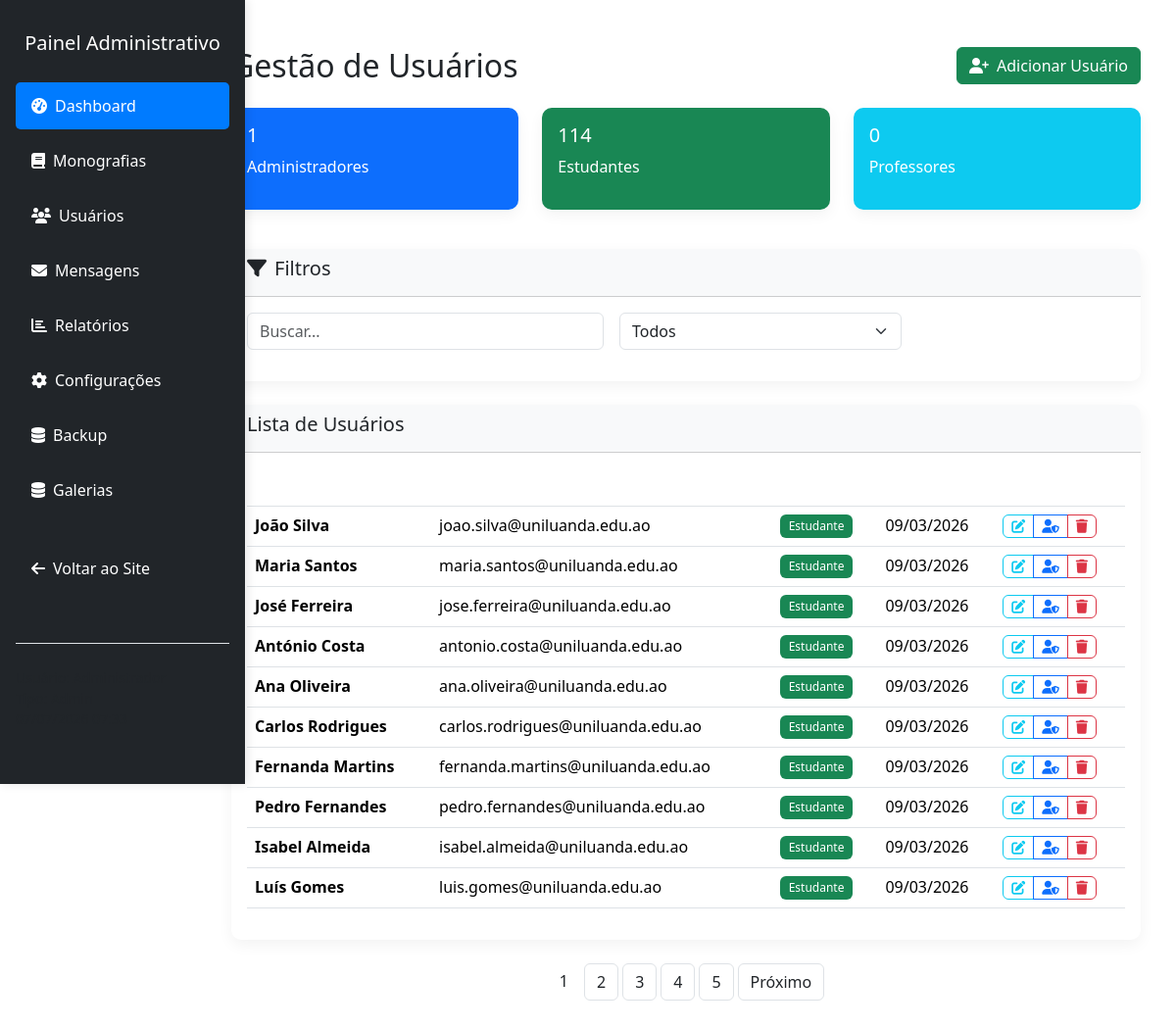
The app's page /admin/usuarios.php (signed in), older data.
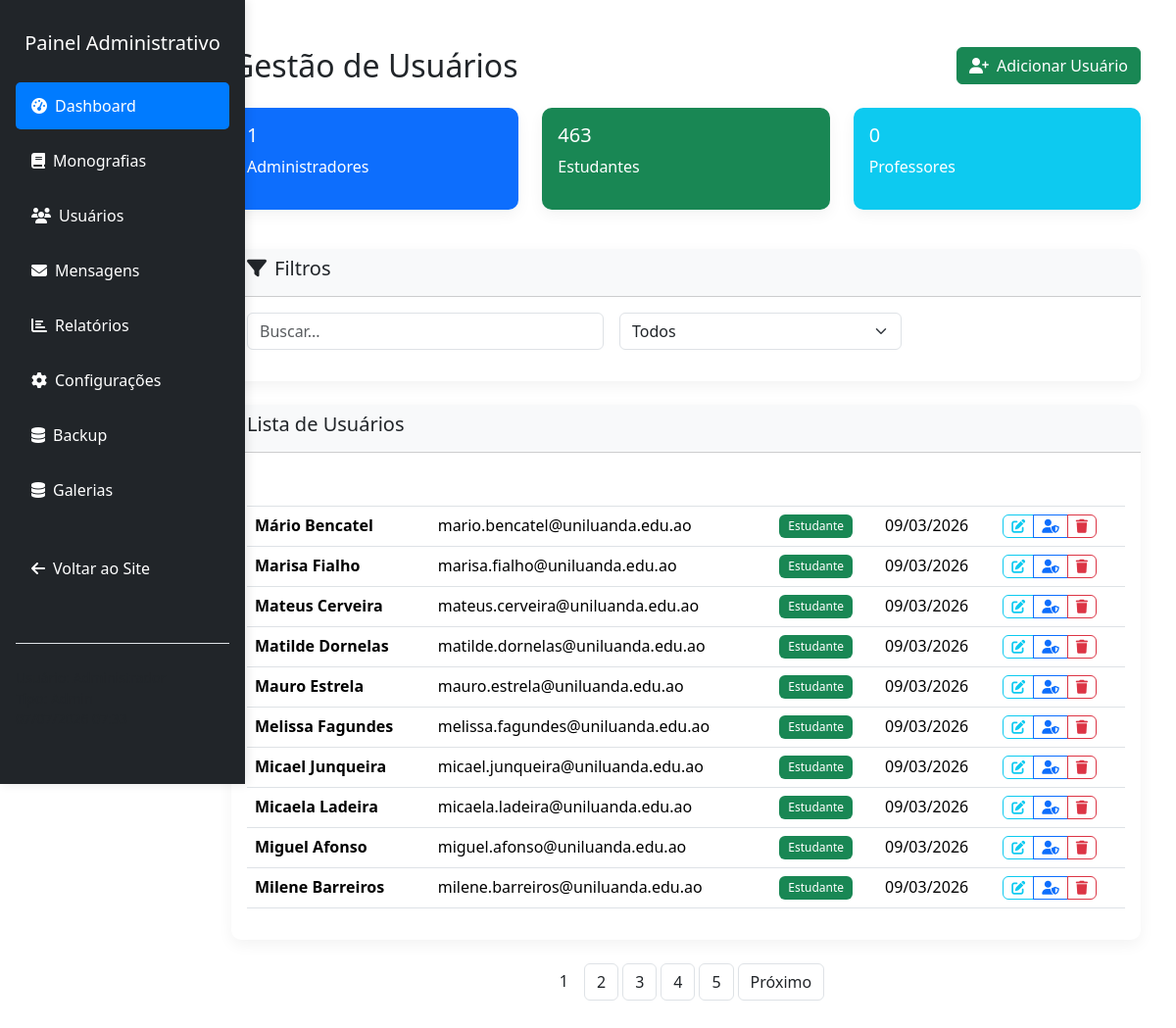
The same page, newer data.
### tables this page shows
CREATE TABLE `usuarios` (
  `id` int NOT NULL AUTO_INCREMENT,
  `nome` varchar(100) NOT NULL,
  `email` varchar(100) NOT NULL,
  `password` varchar(255) NOT NULL,
  `tipo` enum('admin','estudante','professor') DEFAULT 'estudante',
  `foto` varchar(255) DEFAULT 'default.png',
  `data_criacao` timestamp NULL DEFAULT CURRENT_TIMESTAMP,
  `data_atualizacao` timestamp NULL DEFAULT CURRENT_TIMESTAMP ON UPDATE CURRENT_TIMESTAMP,
  PRIMARY KEY (`id`),
  UNIQUE KEY `email` (`email`)
);

### admin/usuarios.php (the view, shortened to what the changed rows need)
<?php
require_once '../includes/config.php';
require_once '../includes/head.php';
    ?>
    <?php
$page = isset($_GET['page']) ? (int)$_GET['page'] : 1;
$limit = 10;
$offset = ($page - 1) * $limit;
$tipo = isset($_GET['tipo']) ? $_GET['tipo'] : '';
$search = isset($_GET['search']) ? sanitizeInput($_GET['search']) : '';
$query = "SELECT * FROM usuarios WHERE 1=1";
$params = [];
$countQuery = "SELECT COUNT(*) as total FROM ($query) as total_query";
$countStmt = $db->prepare($countQuery);
$countStmt->execute();
$totalRecords = $countStmt->fetch(PDO::FETCH_ASSOC)['total'];
$totalPages = ceil($totalRecords / $limit);
$query .= " ORDER BY data_criacao DESC LIMIT :limit OFFSET :offset";
$params[':limit'] = $limit;
$params[':offset'] = $offset;
$stmt = $db->prepare($query);
foreach ($params as $key => $value) {
    if ($key === ':limit' || $key === ':offset') {
        $stmt->bindValue($key, $value, PDO::PARAM_INT);
    } else {
        $stmt->bindValue($key, $value);
    }
}
$stmt->execute();
$usuarios = $stmt->fetchAll(PDO::FETCH_ASSOC);
$statsQuery = "SELECT tipo, COUNT(*) as count FROM usuarios GROUP BY tipo";
$statsStmt = $db->query($statsQuery);
$stats = $statsStmt->fetchAll(PDO::FETCH_ASSOC);
$tipoCounts = ['admin'=>0,'estudante'=>0,'professor'=>0];
foreach ($stats as $stat) { $tipoCounts[$stat['tipo']] = $stat['count']; }
?>
<!DOCTYPE html>
<html lang="pt-pt">
<head>
</head>
<body>
<div class="container-fluid py-4">
    <div class="row">
        <?php include 'sidebar.php'; ?>
        <div class="col-md-9 col-lg-10 ms-auto">
            <div class="p-4">
                <div class="d-flex justify-content-between align-items-center mb-4">
                    <h2 class="mb-0">Gestão de Usuários</h2>
                </div>
                <div class="row mb-4">
                    <div class="col-md-4 mb-3"><div class="card bg-success text-white"><div class="card-body"><h5><?php echo $tipoCounts['estudante']; ?></h5><p>Estudantes</p></div></div></div>
                </div>
                <div class="card">
                    <div class="card-body">
                        <?php if (count($usuarios) > 0): ?>
                        <div class="table-responsive">
                            <table class="table table-hover">
                                <thead><tr><th>Usuário</th><th>Email</th><th>Tipo</th><th>Data</th><th>Ações</th></tr></thead>
                                <tbody>
                                <?php foreach ($usuarios as $usuario): ?>
                                <tr>
                                    <td><strong><?php echo htmlspecialchars($usuario['nome']); ?></strong></td>
                                    <td><?php echo htmlspecialchars($usuario['email']); ?></td>
                                    <td><span class="badge bg-<?php echo $usuario['tipo']=='admin'?'primary':($usuario['tipo']=='professor'?'info':'success'); ?>"><?php echo ucfirst($usuario['tipo']); ?></span></td>
                                    <td><?php echo formatDate($usuario['data_criacao']); ?></td>
                                    <td>
                                        <div class="btn-group">
                                            <a href="?action=edit&id=<?php echo $usuario['id']; ?>" class="btn btn-sm btn-outline-info" title="Editar"><i class="fas fa-edit"></i></a>
                                            <?php if ($usuario['tipo']!=='admin' && $usuario['id']!=$_SESSION['user_id']): ?>
                                                <a href="?action=promote&id=<?php echo $usuario['id']; ?>" class="btn btn-sm btn-outline-primary" title="Promover"><i class="fas fa-user-shield"></i></a>
                                            <?php endif; ?>
                                            <?php if ($usuario['id']!=$_SESSION['user_id']): ?>
                                                <a href="?action=delete&id=<?php echo $usuario['id']; ?>" class="btn btn-sm btn-outline-danger" title="Excluir" onclick="return confirm('Tem certeza?')"><i class="fas fa-trash"></i></a>
                                            <?php endif; ?>
                                        </div>
                                    </td>
                                </tr>
                                <?php endforeach; ?>
                                </tbody>
                            </table>
                        </div>
                        <?php else: ?>
                        <div class="text-center py-5"><i class="fas fa-users fa-3x text-muted mb-3"></i><h4>Nenhum usuário encontrado</h4></div>
                        <?php endif; ?>
                    </div>
                </div>
                <?php if ($totalPages > 1): ?>
                    <div class="mt-4"><?php echo generatePagination($page, $totalPages, "usuarios.php?search=$search&tipo=$tipo"); ?></div>
                <?php endif; ?>
            </div>
        </div>
    </div>
</div>
</body>
</html>

### includes/functions.php (shortened to what the changed rows need)
<?php
function formatDate($date) {
    return date('d/m/Y', strtotime($date));
}
function generatePagination($currentPage, $totalPages, $url) {
    $pagination = '<nav aria-label="Page navigation"><ul class="pagination justify-content-center">';
    $startPage = max(1, $currentPage - 2);
    $endPage = min($totalPages, $startPage + 4);
    for ($i = $startPage; $i <= $endPage; $i++) {
        $active = $i == $currentPage ? ' active' : '';
        $pagination .= '<li class="page-item' . $active . '"><a class="page-link" href="' . $url . '&page=' . $i . '">' . $i . '</a></li>';
    }
    if ($currentPage < $totalPages) {
        $pagination .= '<li class="page-item"><a class="page-link" href="' . $url . '&page=' . ($currentPage + 1) . '">Próximo</a></li>';
    }
    $pagination .= '</ul></nav>';
    return $pagination;
}
?>

Row changes from the older to the newer data that the page shows:
no longer on this page (row unchanged): usuarios: nome "João Silva", email "joao.silva@uniluanda.edu.ao", tipo "Estudante", data_criacao "09/03/2026"
no longer on this page (row unchanged): usuarios: nome "Maria Santos", email "maria.santos@uniluanda.edu.ao", tipo "Estudante", data_criacao "09/03/2026"
no longer on this page (row unchanged): usuarios: nome "José Ferreira", email "jose.ferreira@uniluanda.edu.ao", tipo "Estudante", data_criacao "09/03/2026"
no longer on this page (row unchanged): usuarios: nome "António Costa", email "antonio.costa@uniluanda.edu.ao", tipo "Estudante", data_criacao "09/03/2026"
no longer on this page (row unchanged): usuarios: nome "Ana Oliveira", email "ana.oliveira@uniluanda.edu.ao", tipo "Estudante", data_criacao "09/03/2026"
no longer on this page (row unchanged): usuarios: nome "Carlos Rodrigues", email "carlos.rodrigues@uniluanda.edu.ao", tipo "Estudante", data_criacao "09/03/2026"
no longer on this page (row unchanged): usuarios: nome "Fernanda Martins", email "fernanda.martins@uniluanda.edu.ao", tipo "Estudante", data_criacao "09/03/2026"
no longer on this page (row unchanged): usuarios: nome "Pedro Fernandes", email "pedro.fernandes@uniluanda.edu.ao", tipo "Estudante", data_criacao "09/03/2026"
no longer on this page (row unchanged): usuarios: nome "Isabel Almeida", email "isabel.almeida@uniluanda.edu.ao", tipo "Estudante", data_criacao "09/03/2026"
no longer on this page (row unchanged): usuarios: nome "Luís Gomes", email "luis.gomes@uniluanda.edu.ao", tipo "Estudante", data_criacao "09/03/2026"
added usuarios: nome "Mário Bencatel", email "mario.bencatel@uniluanda.edu.ao", tipo "Estudante", data_criacao "09/03/2026"
added usuarios: nome "Marisa Fialho", email "marisa.fialho@uniluanda.edu.ao", tipo "Estudante", data_criacao "09/03/2026"
added usuarios: nome "Mateus Cerveira", email "mateus.cerveira@uniluanda.edu.ao", tipo "Estudante", data_criacao "09/03/2026"
added usuarios: nome "Matilde Dornelas", email "matilde.dornelas@uniluanda.edu.ao", tipo "Estudante", data_criacao "09/03/2026"
added usuarios: nome "Mauro Estrela", email "mauro.estrela@uniluanda.edu.ao", tipo "Estudante", data_criacao "09/03/2026"
added usuarios: nome "Melissa Fagundes", email "melissa.fagundes@uniluanda.edu.ao", tipo "Estudante", data_criacao "09/03/2026"
added usuarios: nome "Micael Junqueira", email "micael.junqueira@uniluanda.edu.ao", tipo "Estudante", data_criacao "09/03/2026"
added usuarios: nome "Micaela Ladeira", email "micaela.ladeira@uniluanda.edu.ao", tipo "Estudante", data_criacao "09/03/2026"
added usuarios: nome "Miguel Afonso", email "miguel.afonso@uniluanda.edu.ao", tipo "Estudante", data_criacao "09/03/2026"
added usuarios: nome "Milene Barreiros", email "milene.barreiros@uniluanda.edu.ao", tipo "Estudante", data_criacao "09/03/2026"
Text that changed along with them:
$tipoCounts['estudante']: "114" → "463"
